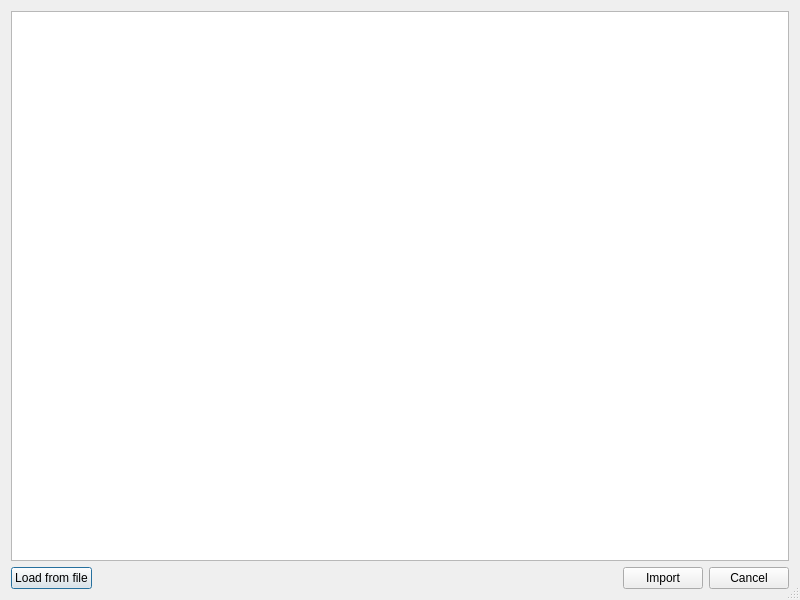
<?xml version="1.0" encoding="UTF-8"?>
<ui version="4.0">
 <class>CSVImport</class>
 <widget class="QDialog" name="CSVImport">
  <property name="geometry">
   <rect>
    <x>0</x>
    <y>0</y>
    <width>800</width>
    <height>600</height>
   </rect>
  </property>
  <property name="windowTitle">
   <string>Import from CSV</string>
  </property>
  <property name="sizeGripEnabled">
   <bool>true</bool>
  </property>
  <layout class="QVBoxLayout" name="verticalLayout">
   <item>
    <widget class="QTableWidget" name="csvTable"/>
   </item>
   <item>
    <layout class="QHBoxLayout" name="horizontalLayout">
     <item>
      <widget class="QPushButton" name="loadButton">
       <property name="text">
        <string>Load from file</string>
       </property>
      </widget>
     </item>
     <item>
      <spacer name="horizontalSpacer">
       <property name="orientation">
        <enum>Qt::Horizontal</enum>
       </property>
       <property name="sizeHint" stdset="0">
        <size>
         <width>40</width>
         <height>20</height>
        </size>
       </property>
      </spacer>
     </item>
     <item>
      <widget class="QPushButton" name="importButton">
       <property name="text">
        <string>Import</string>
       </property>
      </widget>
     </item>
     <item>
      <widget class="QPushButton" name="cancelButton">
       <property name="text">
        <string>Cancel</string>
       </property>
      </widget>
     </item>
    </layout>
   </item>
  </layout>
 </widget>
 <resources/>
 <connections/>
</ui>
